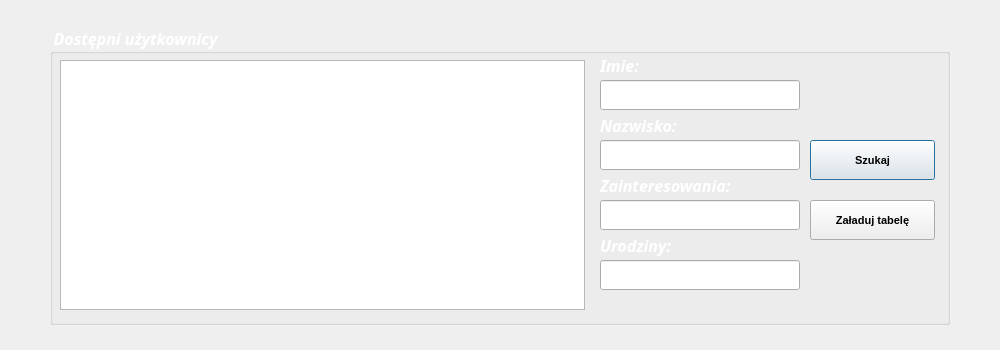
<?xml version="1.0" encoding="UTF-8"?>
<ui version="4.0">
 <class>Lista</class>
 <widget class="QDialog" name="Lista">
  <property name="geometry">
   <rect>
    <x>0</x>
    <y>0</y>
    <width>1000</width>
    <height>350</height>
   </rect>
  </property>
  <property name="windowTitle">
   <string>UŻYTKOWNICY</string>
  </property>
  <property name="windowIcon">
   <iconset resource="images.qrc">
    <normaloff>:/image/icon.png</normaloff>:/image/icon.png</iconset>
  </property>
  <property name="styleSheet">
   <string notr="true">#Lista
{
	border-image:url(:/image/background.jpg);
}
#label, #label_2, #label_3, #label_4, #label_6, #groupBox
{
	color:white;
}</string>
  </property>
  <widget class="QPushButton" name="pushButton">
   <property name="geometry">
    <rect>
     <x>810</x>
     <y>140</y>
     <width>125</width>
     <height>40</height>
    </rect>
   </property>
   <property name="font">
    <font>
     <family>MS Shell Dlg 2</family>
     <pointsize>8</pointsize>
     <weight>75</weight>
     <bold>true</bold>
    </font>
   </property>
   <property name="text">
    <string>Szukaj</string>
   </property>
  </widget>
  <widget class="QTableView" name="tableView">
   <property name="geometry">
    <rect>
     <x>60</x>
     <y>60</y>
     <width>525</width>
     <height>250</height>
    </rect>
   </property>
  </widget>
  <widget class="QPushButton" name="pushButton_2">
   <property name="geometry">
    <rect>
     <x>810</x>
     <y>200</y>
     <width>125</width>
     <height>40</height>
    </rect>
   </property>
   <property name="font">
    <font>
     <family>MS Shell Dlg 2</family>
     <pointsize>8</pointsize>
     <weight>75</weight>
     <bold>true</bold>
    </font>
   </property>
   <property name="text">
    <string>Załaduj tabelę</string>
   </property>
  </widget>
  <widget class="QLabel" name="label">
   <property name="geometry">
    <rect>
     <x>600</x>
     <y>50</y>
     <width>169</width>
     <height>30</height>
    </rect>
   </property>
   <property name="font">
    <font>
     <family>Corbel</family>
     <pointsize>12</pointsize>
     <weight>75</weight>
     <italic>true</italic>
     <bold>true</bold>
    </font>
   </property>
   <property name="text">
    <string>Imie:</string>
   </property>
  </widget>
  <widget class="QLabel" name="label_2">
   <property name="geometry">
    <rect>
     <x>600</x>
     <y>110</y>
     <width>91</width>
     <height>30</height>
    </rect>
   </property>
   <property name="font">
    <font>
     <family>Corbel</family>
     <pointsize>12</pointsize>
     <weight>75</weight>
     <italic>true</italic>
     <bold>true</bold>
    </font>
   </property>
   <property name="text">
    <string>Nazwisko:</string>
   </property>
  </widget>
  <widget class="QLabel" name="label_4">
   <property name="geometry">
    <rect>
     <x>600</x>
     <y>230</y>
     <width>91</width>
     <height>30</height>
    </rect>
   </property>
   <property name="font">
    <font>
     <family>Corbel</family>
     <pointsize>12</pointsize>
     <weight>75</weight>
     <italic>true</italic>
     <bold>true</bold>
    </font>
   </property>
   <property name="text">
    <string>Urodziny:</string>
   </property>
  </widget>
  <widget class="QLineEdit" name="lineEdit_firstname">
   <property name="geometry">
    <rect>
     <x>600</x>
     <y>80</y>
     <width>200</width>
     <height>30</height>
    </rect>
   </property>
   <property name="font">
    <font>
     <family>Calibri</family>
     <pointsize>10</pointsize>
    </font>
   </property>
   <property name="text">
    <string/>
   </property>
   <property name="placeholderText">
    <string/>
   </property>
  </widget>
  <widget class="QLineEdit" name="lineEdit_lastname">
   <property name="geometry">
    <rect>
     <x>600</x>
     <y>140</y>
     <width>200</width>
     <height>30</height>
    </rect>
   </property>
   <property name="font">
    <font>
     <family>Calibri</family>
     <pointsize>10</pointsize>
    </font>
   </property>
   <property name="frame">
    <bool>true</bool>
   </property>
   <property name="placeholderText">
    <string/>
   </property>
  </widget>
  <widget class="QLineEdit" name="lineEdit_birth_date">
   <property name="geometry">
    <rect>
     <x>600</x>
     <y>260</y>
     <width>200</width>
     <height>30</height>
    </rect>
   </property>
   <property name="font">
    <font>
     <family>Calibri</family>
     <pointsize>10</pointsize>
    </font>
   </property>
   <property name="placeholderText">
    <string/>
   </property>
  </widget>
  <widget class="QLabel" name="label_3">
   <property name="geometry">
    <rect>
     <x>600</x>
     <y>170</y>
     <width>281</width>
     <height>30</height>
    </rect>
   </property>
   <property name="font">
    <font>
     <family>Corbel</family>
     <pointsize>12</pointsize>
     <weight>75</weight>
     <italic>true</italic>
     <bold>true</bold>
    </font>
   </property>
   <property name="text">
    <string>Zainteresowania:</string>
   </property>
  </widget>
  <widget class="QLineEdit" name="lineEdit_interests">
   <property name="geometry">
    <rect>
     <x>600</x>
     <y>200</y>
     <width>200</width>
     <height>30</height>
    </rect>
   </property>
   <property name="font">
    <font>
     <family>Calibri</family>
     <pointsize>10</pointsize>
    </font>
   </property>
   <property name="placeholderText">
    <string/>
   </property>
  </widget>
  <widget class="QGroupBox" name="groupBox">
   <property name="geometry">
    <rect>
     <x>50</x>
     <y>25</y>
     <width>900</width>
     <height>300</height>
    </rect>
   </property>
   <property name="font">
    <font>
     <family>Corbel</family>
     <pointsize>12</pointsize>
     <weight>75</weight>
     <italic>true</italic>
     <bold>true</bold>
    </font>
   </property>
   <property name="title">
    <string>Dostępni użytkownicy</string>
   </property>
  </widget>
  <zorder>groupBox</zorder>
  <zorder>pushButton</zorder>
  <zorder>tableView</zorder>
  <zorder>pushButton_2</zorder>
  <zorder>label</zorder>
  <zorder>label_2</zorder>
  <zorder>label_4</zorder>
  <zorder>lineEdit_firstname</zorder>
  <zorder>lineEdit_lastname</zorder>
  <zorder>lineEdit_birth_date</zorder>
  <zorder>label_3</zorder>
  <zorder>lineEdit_interests</zorder>
 </widget>
 <tabstops>
  <tabstop>lineEdit_firstname</tabstop>
  <tabstop>lineEdit_lastname</tabstop>
  <tabstop>lineEdit_birth_date</tabstop>
  <tabstop>lineEdit_interests</tabstop>
  <tabstop>pushButton</tabstop>
  <tabstop>pushButton_2</tabstop>
  <tabstop>tableView</tabstop>
 </tabstops>
 <resources>
  <include location="images.qrc"/>
 </resources>
 <connections/>
</ui>
